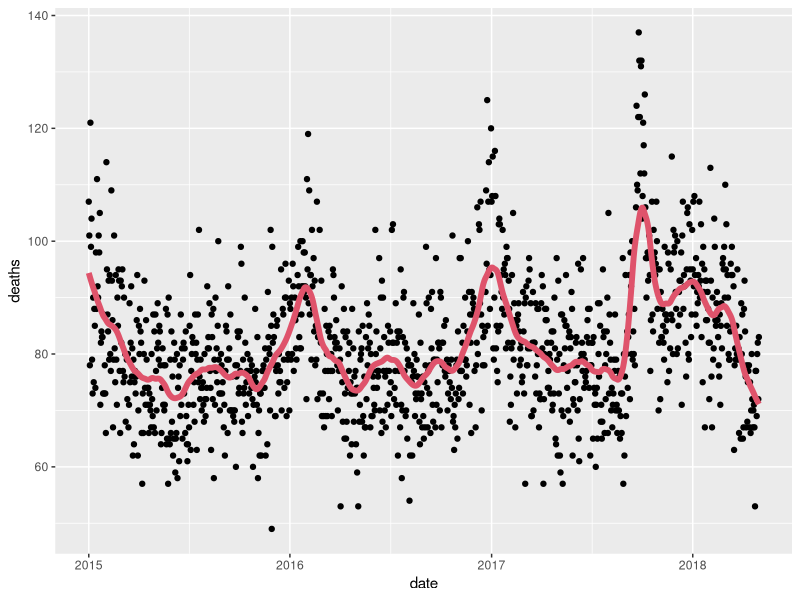
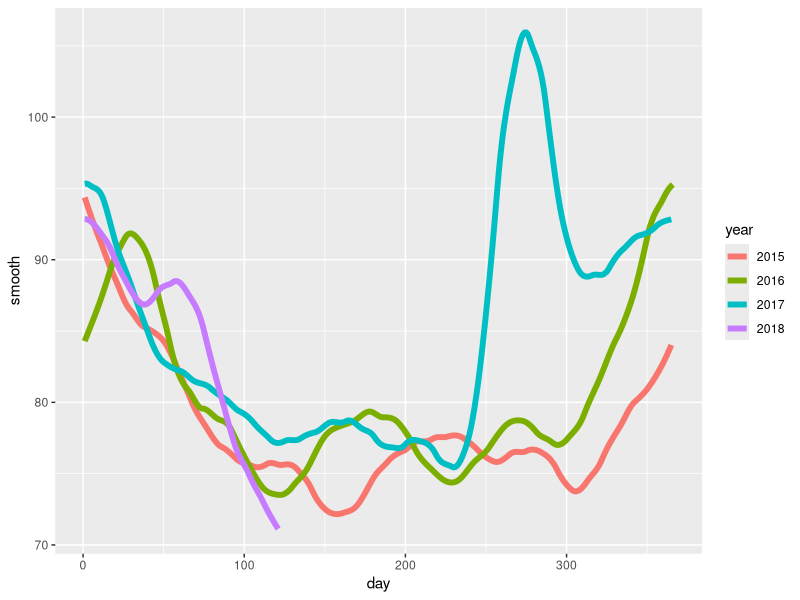
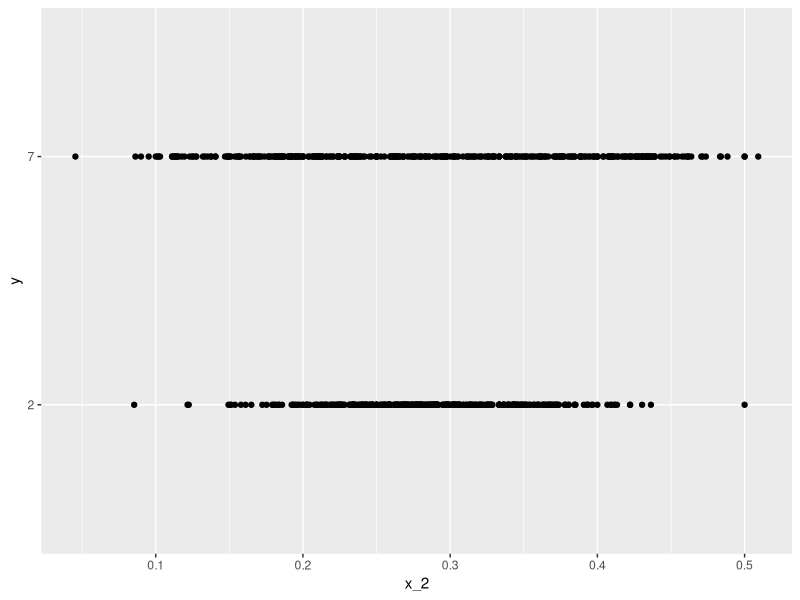
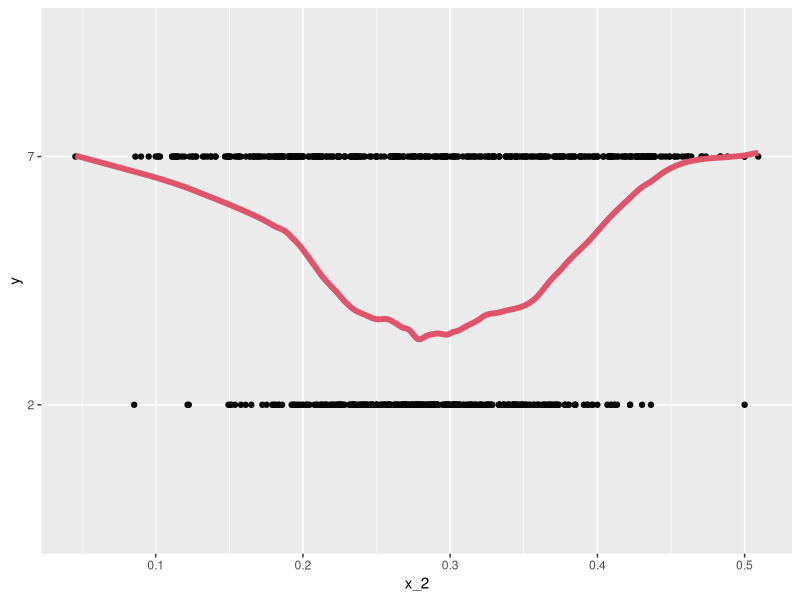
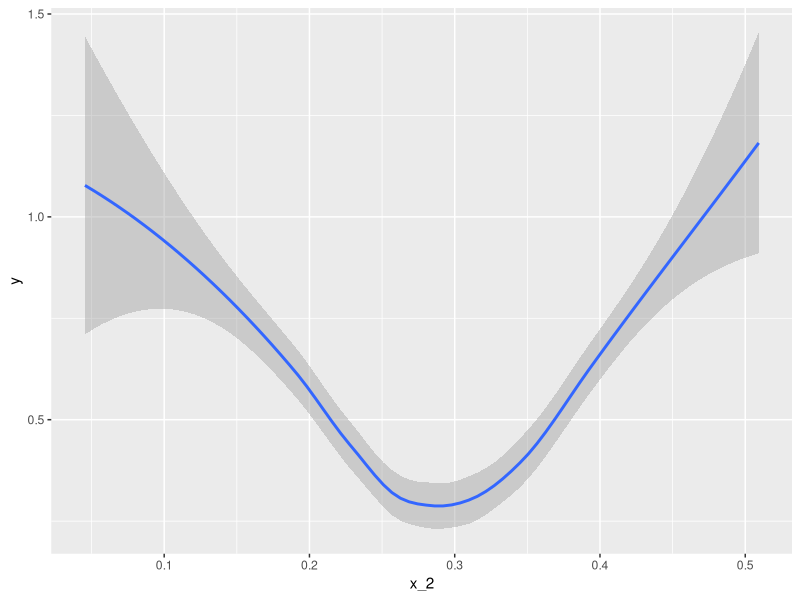

R code for these plots, in order:
library(tidyverse)
library(purrr)
library(dslabs)
library(pdftools)
library(lubridate)

fn <- system.file("extdata", "RD-Mortality-Report_2015-18-180531.pdf", package="dslabs")
dat <- map_df(str_split(pdf_text(fn), "\n"), function(s){
  s <- str_trim(s)
  header_index <- str_which(s, "2015")[1]
  tmp <- str_split(s[header_index], "\\s+", simplify = TRUE)
  month <- tmp[1]
  header <- tmp[-1]
  tail_index  <- str_which(s, "Total")
  n <- str_count(s, "\\d+")
  out <- c(1:header_index, which(n==1), which(n>=28), tail_index:length(s))
  s[-out] %>%
    str_remove_all("[^\\d\\s]") %>%
    str_trim() %>%
    str_split_fixed("\\s+", n = 6) %>%
    .[,1:5] %>%
    as_data_frame() %>% 
    setNames(c("day", header)) %>%
    mutate(month = month,
           day = as.numeric(day)) %>%
    gather(year, deaths, -c(day, month)) %>%
    mutate(deaths = as.numeric(deaths))
}) %>%
  mutate(month = recode(month, "JAN" = 1, "FEB" = 2, "MAR" = 3, "APR" = 4, "MAY" = 5, "JUN" = 6, 
                        "JUL" = 7, "AGO" = 8, "SEP" = 9, "OCT" = 10, "NOV" = 11, "DEC" = 12)) %>%
  mutate(date = make_date(year, month, day)) %>%
  filter(date <= "2018-05-01")

# loess plot
span <- 60 / as.numeric(diff(range(dat$date)))
fit <- dat %>% mutate(x = as.numeric(date)) %>% loess(deaths ~ x, data = ., span = span, degree = 1)
dat %>% mutate(smooth = predict(fit, as.numeric(date))) %>%
  ggplot() +
  geom_point(aes(date, deaths)) +
  geom_line(aes(date, smooth), lwd = 2, col = 2)

dat %>% 
  mutate(smooth = predict(fit, as.numeric(date)), day = yday(date), year = as.character(year(date))) %>%
  ggplot(aes(day, smooth, col = year)) +
  geom_line(lwd = 2)

# mnist 27
library(broom)
mnist_27$train %>% glm(y ~ x_2, family = "binomial", data = .) %>% tidy()

qplot(x_2, y, data = mnist_27$train)

fit <- mnist_27$train %>% mutate(y = as.numeric(y)) %>% loess(y ~ x_2, data = ., span = 0.2, degree = 1)
mnist_27$train %>% mutate(smooth = predict(fit, x_2)) %>%
                  ggplot() + geom_point(aes(x_2, y)) +
                  geom_line(aes(x_2, smooth), lwd = 2, col = 2)

# their solution:
mnist_27$train %>% 
  mutate(y = ifelse(y=="7", 1, 0)) %>%
  ggplot(aes(x_2, y)) + 
  geom_smooth(method = "loess")
